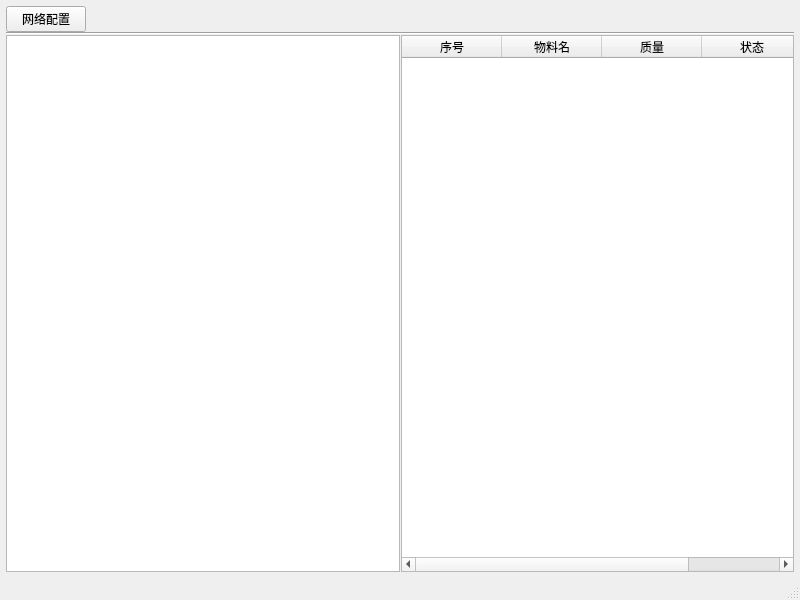
<?xml version="1.0" encoding="UTF-8"?>
<ui version="4.0">
 <class>MainWindow</class>
 <widget class="QMainWindow" name="MainWindow">
  <property name="geometry">
   <rect>
    <x>0</x>
    <y>0</y>
    <width>800</width>
    <height>600</height>
   </rect>
  </property>
  <property name="windowTitle">
   <string>MMS</string>
  </property>
  <widget class="QWidget" name="mainWidget">
   <layout class="QVBoxLayout" name="verticalLayout">
    <property name="spacing">
     <number>0</number>
    </property>
    <property name="leftMargin">
     <number>6</number>
    </property>
    <property name="topMargin">
     <number>6</number>
    </property>
    <property name="rightMargin">
     <number>6</number>
    </property>
    <property name="bottomMargin">
     <number>6</number>
    </property>
    <item>
     <widget class="QWidget" name="widget" native="true">
      <layout class="QHBoxLayout" name="horizontalLayout">
       <property name="spacing">
        <number>8</number>
       </property>
       <property name="leftMargin">
        <number>0</number>
       </property>
       <property name="topMargin">
        <number>0</number>
       </property>
       <property name="rightMargin">
        <number>0</number>
       </property>
       <property name="bottomMargin">
        <number>0</number>
       </property>
       <item>
        <widget class="QPushButton" name="btnSet">
         <property name="text">
          <string>网络配置</string>
         </property>
        </widget>
       </item>
       <item>
        <layout class="QVBoxLayout" name="searchBox">
         <property name="spacing">
          <number>0</number>
         </property>
         <property name="sizeConstraint">
          <enum>QLayout::SetNoConstraint</enum>
         </property>
        </layout>
       </item>
       <item>
        <spacer name="horizontalSpacer">
         <property name="orientation">
          <enum>Qt::Horizontal</enum>
         </property>
         <property name="sizeHint" stdset="0">
          <size>
           <width>40</width>
           <height>20</height>
          </size>
         </property>
        </spacer>
       </item>
      </layout>
     </widget>
    </item>
    <item>
     <widget class="Line" name="line">
      <property name="orientation">
       <enum>Qt::Horizontal</enum>
      </property>
     </widget>
    </item>
    <item>
     <widget class="QSplitter" name="splitter">
      <property name="sizePolicy">
       <sizepolicy hsizetype="Expanding" vsizetype="Expanding">
        <horstretch>0</horstretch>
        <verstretch>0</verstretch>
       </sizepolicy>
      </property>
      <property name="orientation">
       <enum>Qt::Horizontal</enum>
      </property>
      <property name="handleWidth">
       <number>1</number>
      </property>
      <widget class="QTreeWidget" name="treeWidget">
       <attribute name="headerVisible">
        <bool>false</bool>
       </attribute>
       <column>
        <property name="text">
         <string notr="true">1</string>
        </property>
       </column>
      </widget>
      <widget class="QTableWidget" name="tableWidget">
       <column>
        <property name="text">
         <string>序号</string>
        </property>
       </column>
       <column>
        <property name="text">
         <string>物料名</string>
        </property>
       </column>
       <column>
        <property name="text">
         <string>质量</string>
        </property>
       </column>
       <column>
        <property name="text">
         <string>状态</string>
        </property>
       </column>
      </widget>
     </widget>
    </item>
   </layout>
  </widget>
  <widget class="QStatusBar" name="statusBar"/>
 </widget>
 <resources/>
 <connections/>
</ui>
